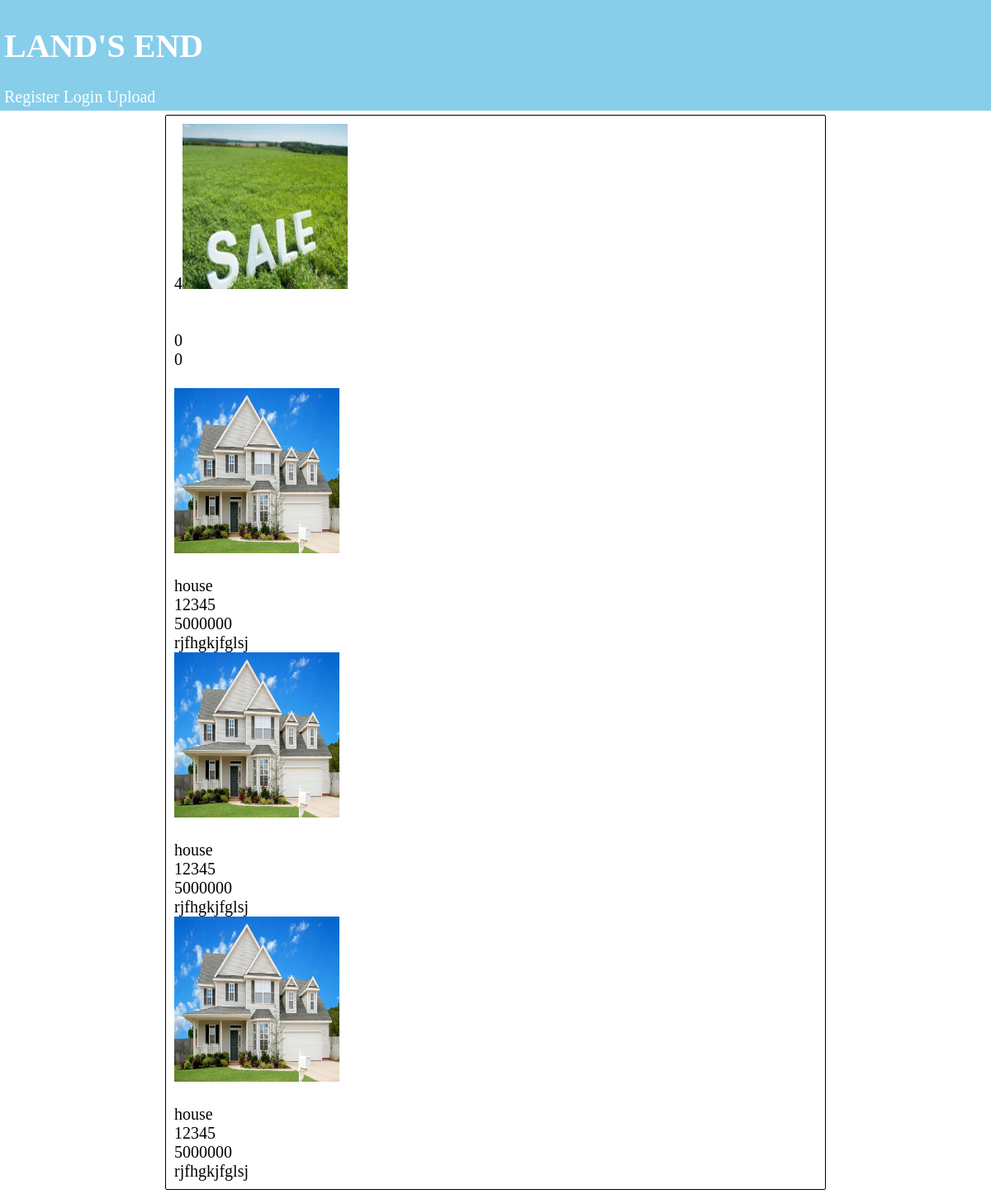
Screenshot of /display.php with the database file from the repository.
### tables this page shows
CREATE TABLE `upload` (
  `name` varchar(30) NOT NULL,
  `image` blob NOT NULL,
  `phno` int(100) NOT NULL,
  `price` int(100) NOT NULL,
  `details` varchar(500) NOT NULL
);

### display.php (the view)
<!DOCTYPE html>
<html>
    <head>
    <link rel="stylesheet" href="basic.css">
</head>
<body style="text-align:left">
<header>
        <h1>LAND'S END</h1>
        <a href="register.php">Register</a>
        <a href="login.php">Login</a>
        <a href="upload.php">Upload</a>
</header>
<main>
<?php
    include "connect.php";
    $req="select * from upload;";
    $res=mysqli_query($conn,$req);
    $result=mysqli_num_rows($res);
    echo $result;
    while($li= mysqli_fetch_assoc($res))
    {
        extract($li);
        $val='images/'.$li['image'];
        echo "<img src='$val' width='200px' height='200px'>";
        echo '<br>';
        echo '<br>';
        echo $li['name'];
        echo '<br>';
        echo $li['phno'];
        echo '<br>';
        echo $li['price'];
        echo '<br>';
        echo $li['details'];
        echo '<br>';
    }
?>
</main>
<body>
</html>

### basic.css (style rules this page uses)
body { margin:0em; border: 0em; padding:0em; text-align:center; font-size:20px; }
header { background-color:skyblue; color:white; padding:5px; }
a { text-decoration: none; color:white; }
main { padding:10px; border:1px solid black; border-radius:2px; margin-left:10em; margin-right:10em; margin-top:5px; margin-bottom:5px; }

### rows the page displays
upload: image (picture), phno "0", price "0"
upload: image (picture), name "house", phno "12345", price "5000000", details "rjfhgkjfglsj"
upload: image (picture), name "house", phno "12345", price "5000000", details "rjfhgkjfglsj"
upload: image (picture), name "house", phno "12345", price "5000000", details "rjfhgkjfglsj"

### other values shown
$result "4"
